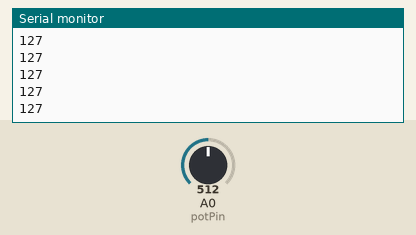
Bench run of a sketch on a simulated Arduino Uno, built with avr-gcc and run on an emulated ATmega328P. Parts: the last lines printed to the serial monitor. The test bench sets the inputs (shaded band); at power-on: A0 (potPin) = 512.

Above: at 1.2 s.
1.3 s: A0 (potPin) set to 716
At 1.9 s:
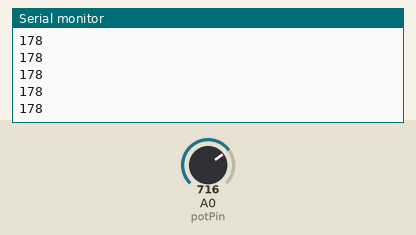
2.8 s: A0 (potPin) set to 900
At 3.7 s:
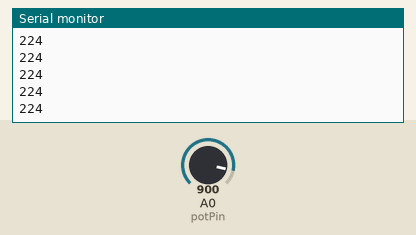
Timing chart, 0 to 5.8 s (numbered marks = the images above; inputs shaded):
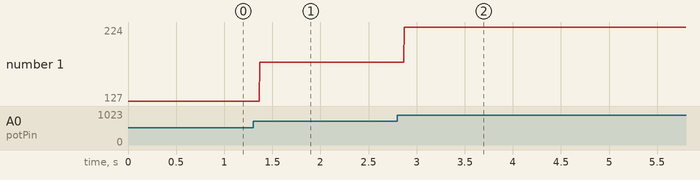

The sketch:

WiredCommunicationArduinoT.ino
```cpp
#define potPin A0
int potValue=0;

void setup()
{
  pinMode(potPin,INPUT);
  Serial.begin(9600);
}

void loop()
{
  potValue=analogRead(potPin);
  potValue=map(potValue, 0 , 1023, 0, 255);
  Serial.println(potValue);
}
```

Measured:
- after the input at 1.3 s, the serial monitor: prints a new line after 0.07 s (image 1)
- after the input at 2.8 s, the serial monitor: prints a new line after 0.07 s (image 2)
- plotted number 1: 127 → 178 after the input at 1.3 s, 178 → 224 after the input at 2.8 s
